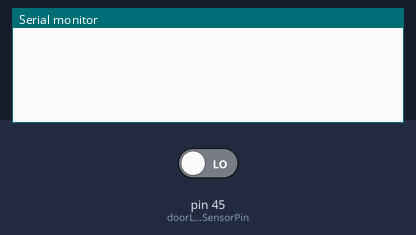
A sketch run on a simulated Arduino Mega 2560, built with avr-gcc and run on an emulated ATmega2560. Parts: the last lines printed to the serial monitor. The inputs (shaded band) are chosen by the test bench; at power-on: pin 45 (doorLatchSensorPin) LOW.

Above: at 1.2 s.
1.3 s: pin 45 (doorLatchSensorPin) driven HIGH
At 2.5 s:
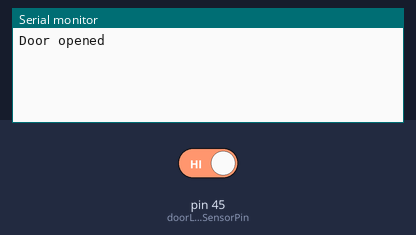
2.8 s: pin 45 (doorLatchSensorPin) driven LOW
At 3.9 s:
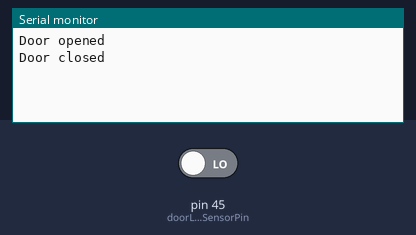

Measured:
- after the input at 1.3 s, the serial monitor: prints a new line at once (image 1)
- after the input at 2.8 s, the serial monitor: prints a new line at once (image 2)

The sketch:

doorLatch.ino
```cpp
#include <Arduino.h>

// Define the door latch sensor pin
const int doorLatchSensorPin = 45;
int doorLatchLastState = LOW; // Variable to store the last state of the door latch sensor
int doorLatchCurrentState = LOW; // Variable to store the current state of the door latch sensor

void setup() {
    // Initialize serial communication
    Serial.begin(115200);

    // Initialize the door latch sensor pin as input
    pinMode(doorLatchSensorPin, INPUT);

    // Read the initial state of the door latch sensor
    doorLatchLastState = digitalRead(doorLatchSensorPin);
}

void loop() {
    // Read the current state of the door latch sensor
    doorLatchCurrentState = digitalRead(doorLatchSensorPin);

    // Check if the state has changed
    if (doorLatchCurrentState != doorLatchLastState) {
        // State has changed
        if (doorLatchCurrentState == HIGH) {
            // Sensor changed from low to high (closed to open)
            Serial.println("Door opened");
        } else {
            // Sensor changed from high to low (open to closed)
            Serial.println("Door closed");
        }

        // Update the last state
        doorLatchLastState = doorLatchCurrentState;
    }

    // Small delay to debounce the sensor
    delay(50);
}
```
